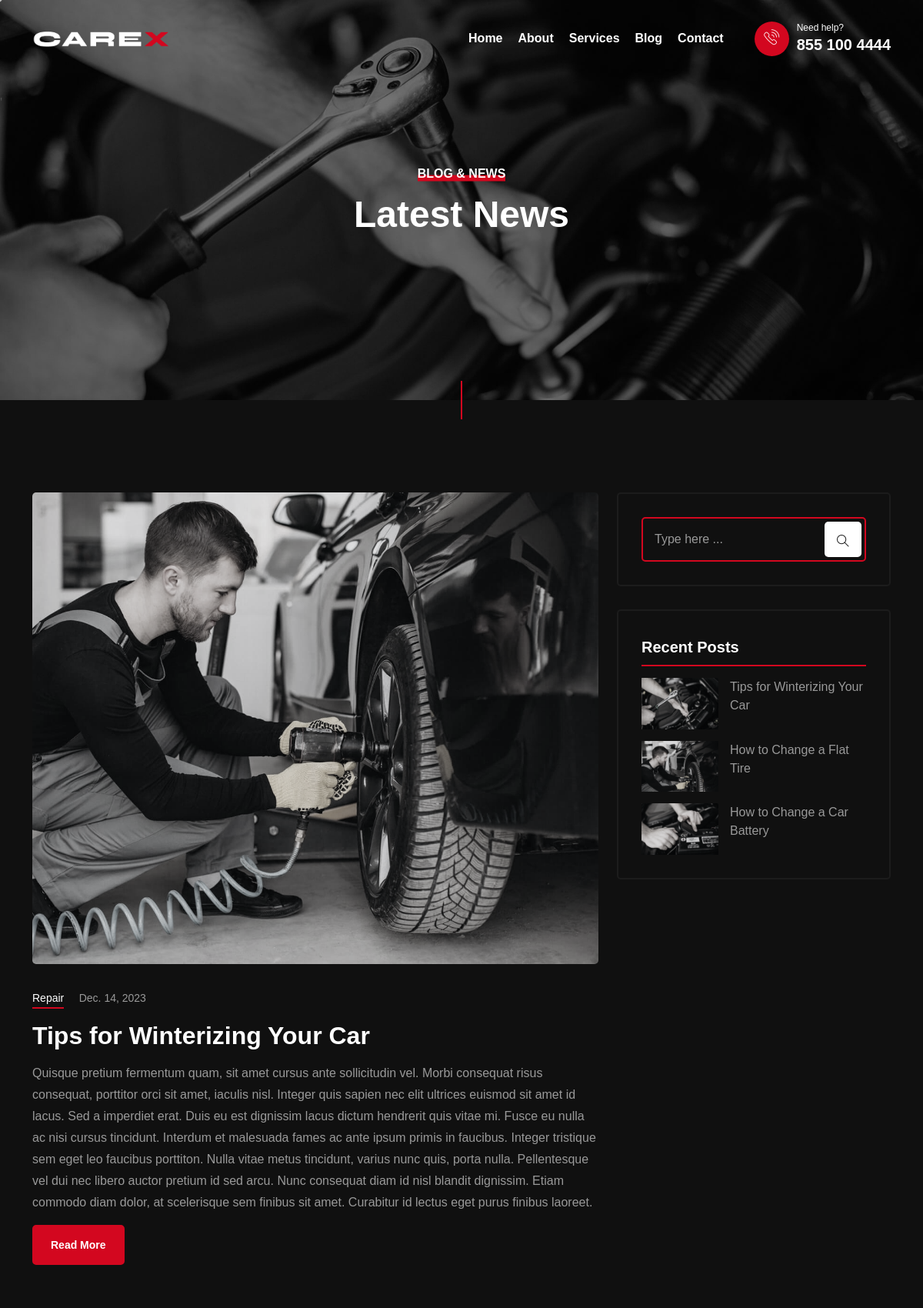
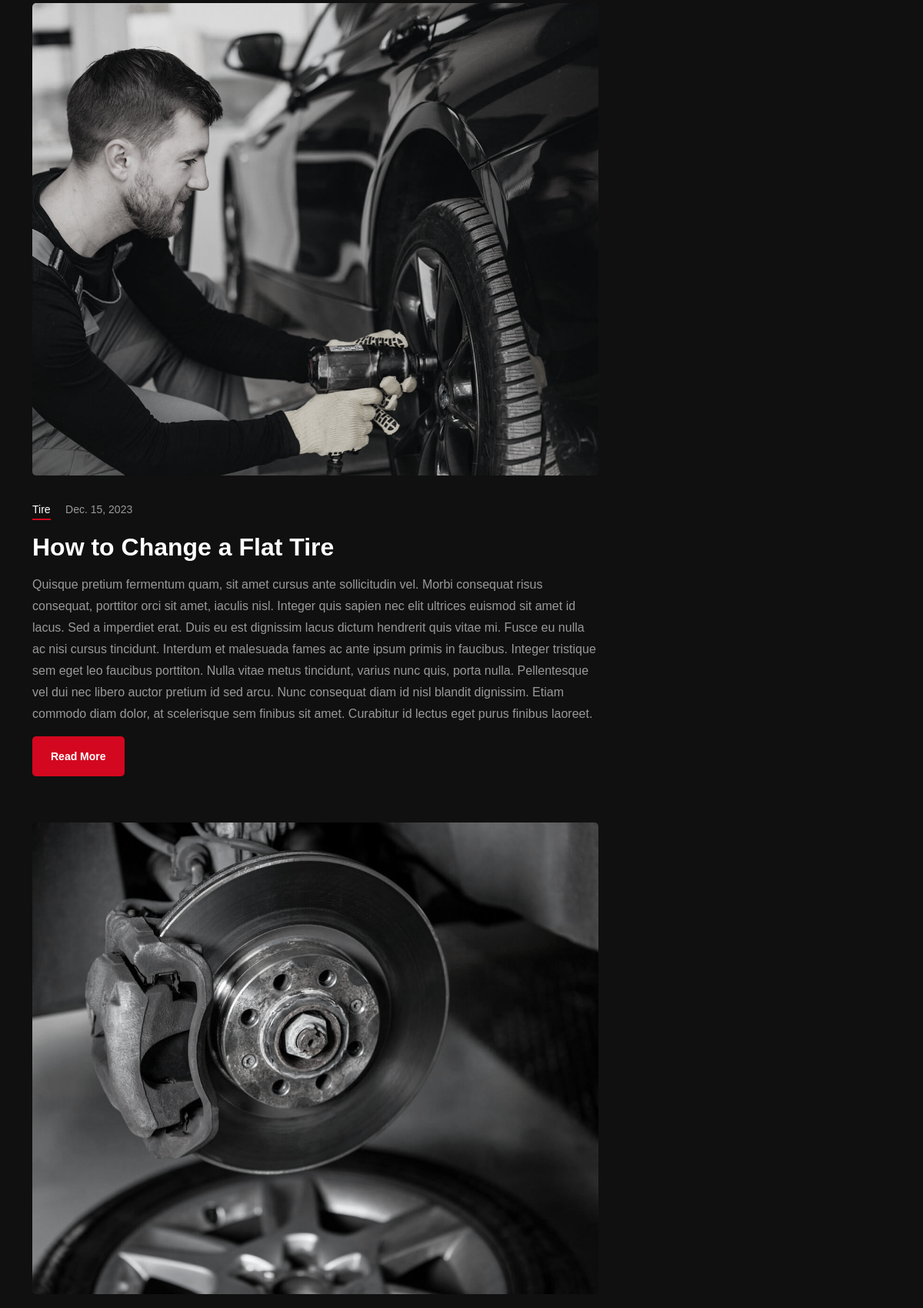
Screenshot of /blog/ (upper part) with the database file from the repository (2 pictures, top to bottom).
### web/models.py (models this page shows, shortened)
class Blog(models.Model):
    user = models.CharField(max_length=120,blank=True,null=True)
    user_image = models.ImageField(upload_to="blog/")
    date = models.DateField(default=timezone.now)
    sub_title = models.CharField(max_length=200,blank=True,null=True)
    title = models.CharField(max_length=200,blank=True,null=True)
    slug = models.SlugField(unique=True, max_length=100, blank=True)
    image = models.ImageField(upload_to="blog/")
    second_image = models.ImageField(upload_to="blog/")
    content = HTMLField(blank=True, null=True)
    class Meta:
        verbose_name = ('Blog')
        verbose_name_plural = ('Blogs')

### web/views.py (the view)
# urls.py: path("blog/", views.blog, name="blog"),
def blog(request):
     blogs = Blog.objects.all()
     context = {
         "is_services": True,
          "blogs": blogs,
         }
     return render(request, "web/blog.html", context)

### web/forms.py
class BookingForm(forms.ModelForm):
    class Meta:
        model = Booking
        exclude = ("timestamp",)
        widgets = {
            "name": forms.TextInput(attrs={"class": "form-control input", "placeholder": "Your name"}),
            "phone": forms.TextInput(attrs={"class": "form-control input", "placeholder": "Your Phone"}),
            "service_date": forms.DateInput(attrs={"class": "form-control input", "placeholder": "Service Date", "type":"date"}),
            "service_time": forms.Select(attrs={"class": "select2 select","placeholder": "Service_time",}),
            "services": forms.Select(attrs={"class": "select2 select","placeholder": "Services",}),
            "service_master": forms.Select(attrs={"class": "select2 select","placeholder": "Service Master",}),
        }

### web/context_processors.py (called while the page is built)
def main_context(request):
    context = {"bookingform": BookingForm()}
    return context

### templates/web/blog.html (shortened to what this page needs)
{% extends 'web/base.html' %}{% load static %}{% block title %}Blog{% endblock %}
{% block content %}
    <section class="banner-header section-padding bg-img" data-overlay-dark="5" data-background="{% static 'web/img/slider/7.jpg' %}">'
        <div class="v-middle">
            <div class="container">
                <div class="row">
                    <div class="col-md-12 text-center">
                        <h6>Blog & News</h6>
                        <h1>Latest News</h1>
                    </div>
                </div>
            </div>
        </div>
    </section>
    <div class="line-vr-section"></div>
    <section class="blog2 section-padding">
        <div class="container">
            <div class="row">
                <div class="col-md-8">
                    <div class="row">
                        {% for blog in blogs %}
                            <div class="col-md-12">
                                <div class="item">
                                    <div class="post-img img-grayscale">
                                        <a href=""><img src="{{ blog.image.url }}" alt=""></a>
                                    </div>
                                    <div class="post-cont">
                                        <span class="category"><a href="{% url 'web:blog_detail' blog.slug %}">{{blog.sub_title}}</a></span>
                                        <span class="calendar"><a href="{% url 'web:blog_detail' blog.slug %}">{{blog.date}}</a></span>
                                        <h5><a href="{% url 'web:blog_detail' blog.slug %}">{{blog.title}}</a></h5>
                                        <p>{{blog.content}}</p>
                                        <a href="{% url 'web:blog_detail' blog.slug %}" class="button-1">Read More</a>
                                    </div>
                                </div>
                            </div>
                        {% endfor %}
                    </div>
                </div>
                <div class="col-md-4">
                    <div class="blog2-sidebar row">
                        <div class="col-md-12">
                            <div class="widget search">
                                <form>
                                    <input type="text" name="search" placeholder="Type here ...">
                                    <button type="submit"><i class="ti-search" aria-hidden="true"></i></button>
                                </form>
                            </div>
                        </div>
                        <div class="col-md-12">
                            <div class="widget">
                                <div class="widget-title">
                                    <h6>Recent Posts</h6>
                                </div>
                                <ul class="recent">
                                    <li>
                                        <div class="thum img-grayscale"> <img src="{% static 'web/img/blog/7.jpg' %}" alt=""> </div> <a href="#">Tips for Winterizing Your Car</a>
                                    </li>
                                    <li>
                                        <div class="thum img-grayscale"> <img src="{% static 'web/img/blog/8.jpg' %}" alt=""> </div> <a href="#">How to Change a Flat Tire</a>
                                    </li>
                                    <li>
                                        <div class="thum img-grayscale"> <img src="{% static 'web/img/blog/9.jpg' %}" alt=""> </div> <a href="#">How to Change a Car Battery</a>
                                    </li>
                                </ul>
                            </div>
                        </div>
                    </div>
                </div>
            </div>
        </div>
    </section>
{% endblock %}

### rows the page displays
Blog: image (picture), sub_title "Repair", date "Dec. 14, 2023", title "Tips for Winterizing Your Car", content "Quisque pretium fermentum quam, sit amet cursus ante sollicitudin vel. Morbi consequat risus consequat, porttitor orci sit amet, iaculis nisl. Integer quis sapien nec elit ultrices euismod sit amet id lacus. Sed a imperdiet erat. Duis eu est dignissim lacus dictum hendrerit quis vitae mi. Fusce eu nulla ac nisi cursus tincidunt. Interdum et malesuada fames ac ante ipsum primis in faucibus. Integer tristique sem eget leo faucibus porttiton. Nulla vitae metus tincidunt, varius nunc quis, porta nulla. Pellentesque vel dui nec libero auctor pretium id sed arcu. Nunc consequat diam id nisl blandit dignissim. Etiam commodo diam dolor, at scelerisque sem finibus sit amet. Curabitur id lectus eget…"
Blog: image (picture), sub_title "Tire", date "Dec. 15, 2023", title "How to Change a Flat Tire", content "Quisque pretium fermentum quam, sit amet cursus ante sollicitudin vel. Morbi consequat risus consequat, porttitor orci sit amet, iaculis nisl. Integer quis sapien nec elit ultrices euismod sit amet id lacus. Sed a imperdiet erat. Duis eu est dignissim lacus dictum hendrerit quis vitae mi. Fusce eu nulla ac nisi cursus tincidunt. Interdum et malesuada fames ac ante ipsum primis in faucibus. Integer tristique sem eget leo faucibus porttiton. Nulla vitae metus tincidunt, varius nunc quis, porta nulla. Pellentesque vel dui nec libero auctor pretium id sed arcu. Nunc consequat diam id nisl blandit dignissim. Etiam commodo diam dolor, at scelerisque sem finibus sit amet. Curabitur id lectus eget…"
Blog: image (picture)
